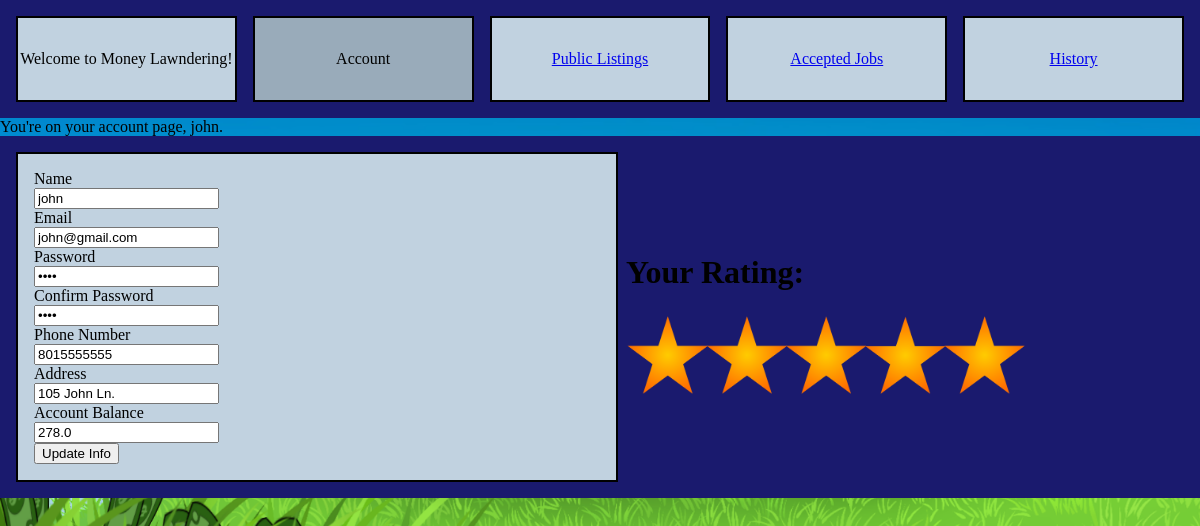
Page /moneyLawndering/1/account/ on the committed database.
### moneyLawndering/models.py (models this page shows, shortened)
class User(models.Model):
    name = models.CharField(max_length=200)
    email = models.EmailField(max_length=200)
    type = models.IntegerField() # 0 for worker or 1 for customer
    password = models.CharField(max_length=200)
    phoneNumber = models.IntegerField()
    address = models.CharField(max_length=200)
    accountBalance = models.FloatField()
    rating = models.IntegerField(default=5)

### moneyLawndering/views.py (the view)
# urls.py: path('<int:user_id>/account/', views.account, name='account'),
def account(request, user_id):
    user = get_object_or_404(User, pk=user_id)
    context = {'user': user}
    return render(request, 'moneyLawndering/account.html', context)

### moneyLawndering/templates/moneyLawndering/account.html (shortened to what this page needs)
<!DOCTYPE html>
<html lang="en">
<head>
    {% load static %}
    <link rel="stylesheet" type="text/css" href="{% static 'moneyLawndering/style.css' %}">
</head>
<body class="normal-page-background">
    <header>
        <div class="navBar">
            {% if user.type == 0 %}
                <div class="navBarBox">Welcome to Money Lawndering!</div>
                <div class="selectedNavBarBox"> Account </div>
                <div class="navBarBox"> <a href="{% url 'moneyLawndering:publicListing' user.id %}"><div>Public Listings</div></a> </div>
                <div class="navBarBox"> <a href="{% url 'moneyLawndering:acceptedJobs' user.id %}"><div>Accepted Jobs</div></a> </div>
                <div class="navBarBox"> <a href="{% url 'moneyLawndering:history' user.id %}"><div>History</div></a> </div>
            {% endif %}
        </div>
    </header>
    <div>You're on your account page, {{ user.name }}.</div>
    <div class="accountBox">
        <div class="accountInfo">
            <form action="{% url 'moneyLawndering:updateUser' user.id %}" method="post">
                <label for="name">Name</label><br>
                <input type="text" name="name" id="name" value="{{ user.name }}"><br>
                <label for="email">Email</label><br>
                <input type="email" name="email" id="email" value="{{ user.email }}"><br>
                <label for="password">Password</label><br>
                <input type="password" name="password" id="password" value="{{ user.password }}"><br>
                <label for="confirmedPassword">Confirm Password</label><br>
                <input type="password" name="confirmedPassword" id="confirmedPassword" value="{{ user.password }}"><br>
                <label for="phoneNumber">Phone Number</label><br>
                <input type="number" name="phoneNumber" id="phoneNumber" value="{{ user.phoneNumber }}"><br>
                <label for="address">Address</label><br>
                <input type="text" name="address" id="address" value="{{ user.address }}"><br>
                <label for="accountBalance">Account Balance</label><br>
                <input type="number" name="accountBalance" id="accountBalance" value="{{ user.accountBalance }}"><br>
                <input type="submit" value="Update Info">
            </form>
        </div>
        <div class="starRatingBox">
            <h1>Your Rating:</h1>
            {% if user.rating == 0 %}
                <img style="width: 50vh;" src='/static/moneyLawndering/Star_rating_0_of_5.png' alt="0 Stars">
            {% elif user.rating == 1 %}
                <img style="width: 50vh;" src='/static/moneyLawndering/Star_rating_1_of_5.png' alt="1 Star">
            {% elif user.rating == 2 %}
                <img style="width: 50vh;" src='/static/moneyLawndering/Star_rating_2_of_5.png' alt="2 Stars">
            {% elif user.rating == 3 %}
                <img style="width: 50vh;" src='/static/moneyLawndering/Star_rating_3_of_5.png' alt="3 Stars">
            {% elif user.rating == 4 %}
                <img style="width: 50vh;" src='/static/moneyLawndering/Star_rating_4_of_5.png' alt="4 Stars">
            {% else %}
                <img style="width: 50vh;" src='/static/moneyLawndering/Star_rating_5_of_5.png' alt="5 Stars">
            {% endif %}
        </div>
    </div>
</body>
</html>

### moneyLawndering/static/moneyLawndering/style.css (style rules this page uses)
.normal-page-background { background-image: url('/static/moneyLawndering/defaultBackground.png'); background-color: #1a1a6e; background-position: center; background-repeat: no-repeat; background-size: cover; height: 100vh; }
.navBar { display: flex; top: 0; justify-content: center; align-items: center; background-color: #1a1a6e; padding-top: 1vh; padding-bottom: 1vh; padding-right: 1vh; padding-left: 1vh; }
.navBarBox { flex: 1; text-align: center; border: 2px solid black; padding-top: 4vh; padding-bottom: 4vh; margin-top: 1vh; margin-bottom: 1vh; margin-right: 1vh; margin-left: 1vh; background-color: #c1d2e0; }
.selectedNavBarBox { flex: 1; text-align: center; border: 2px solid black; padding-top: 4vh; padding-bottom: 4vh; margin-top: 1vh; margin-bottom: 1vh; margin-right: 1vh; margin-left: 1vh; background-color: #99abba; }
.accountBox { display: flex; top: 0; justify-content: space-between; align-items: center; background-color: #1a1a6e; padding-top: 1vh; padding-bottom: 1vh; padding-right: 1vh; padding-left: 1vh; }
.accountInfo, .transferInfo { flex: 1; justify-content: center; align-items: center; padding-top: 2vh; padding-bottom: 2vh; padding-right: 2vh; padding-left: 2vh; margin-top: 1vh; margin-bottom: 1vh; margin-right: 1vh; margin-left: 1vh; background-color: #c1d2e0; border: 2px solid black; width: 30vh; }
.starRatingBox { flex: 1; }
html, body { width: 100%; height: 100%; }
body { margin: 0; padding: 0; }

### rows in the picture
User: name "john", email "john@gmail.com", phoneNumber "8015555555", address "105 John Ln.", accountBalance "278.0"
